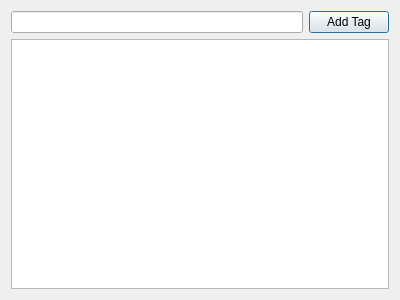
<?xml version="1.0" encoding="UTF-8"?>
<ui version="4.0">
 <class>DialogEditMetadataTags</class>
 <widget class="QDialog" name="DialogEditMetadataTags">
  <property name="geometry">
   <rect>
    <x>0</x>
    <y>0</y>
    <width>400</width>
    <height>300</height>
   </rect>
  </property>
  <property name="minimumSize">
   <size>
    <width>400</width>
    <height>300</height>
   </size>
  </property>
  <property name="windowTitle">
   <string>Edit Metadata Tags</string>
  </property>
  <layout class="QGridLayout" name="gridLayout">
   <item row="0" column="0">
    <widget class="QLineEdit" name="lineEditTag"/>
   </item>
   <item row="0" column="1">
    <widget class="QPushButton" name="pushButtonAddTag">
     <property name="sizePolicy">
      <sizepolicy hsizetype="Fixed" vsizetype="Fixed">
       <horstretch>0</horstretch>
       <verstretch>0</verstretch>
      </sizepolicy>
     </property>
     <property name="text">
      <string>Add Tag</string>
     </property>
    </widget>
   </item>
   <item row="1" column="0" colspan="2">
    <widget class="QTableView" name="tableViewEditTags">
     <property name="sizeAdjustPolicy">
      <enum>QAbstractScrollArea::AdjustToContents</enum>
     </property>
     <property name="sortingEnabled">
      <bool>true</bool>
     </property>
    </widget>
   </item>
  </layout>
 </widget>
 <resources/>
 <connections/>
</ui>
